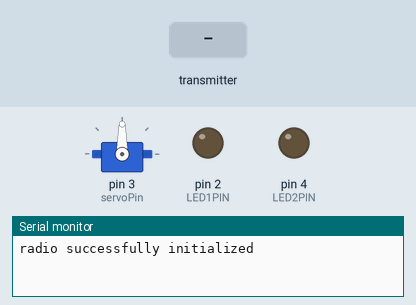
Recording of a sketch running on a simulated Arduino Uno, built with avr-gcc and run on an emulated ATmega328P. Parts: servo, output pins drawn as LEDs (lit = HIGH), the last lines printed to the serial monitor. The test bench sets the inputs (shaded band). No radio packets arrive unless stated.

Above: at 1.2 s.
1.3 s: the transmitter starts sending data.0 = 0
At 1.9 s:
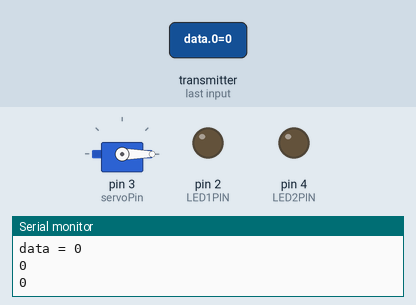
2.8 s: the transmitter starts sending data.2 = 256
At 3.1 s:
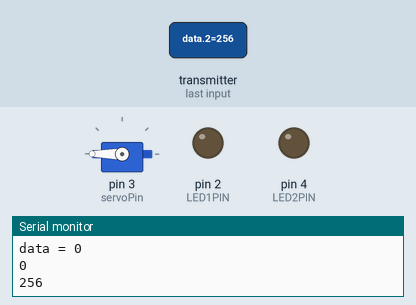
4.3 s: the transmitter starts sending data.2 = 1023
At 5.4 s:
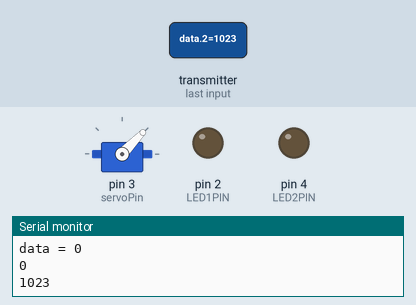
5.8 s: the transmitter starts sending data.2 = 0
At 6.5 s:
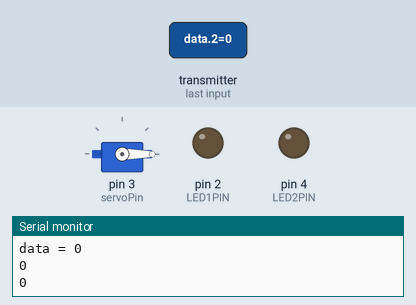
Timing chart, 0 to 8.3 s (numbered marks = the images above; inputs shaded):
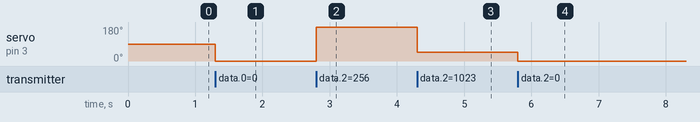

The sketch:

receiver_2Switches2leds1Pot1motor.ino
```cpp
// Pin usage
  //
  #include <Servo.h>

  // The LEDs are on pins 2 and 4:
  const int LED1PIN = 2;
  const int LED2PIN = 4;
  int servoPin = 3;
  Servo Servo1;

 // int data[3];
  // nRF24L01 uses SPI which is fixed on pins 11, 12, and 13.
  // It also requires two other signals
  // (CE = Chip Enable, CSN = Chip Select Not)
  // Which can be any pins:
  const int CEPIN = 9;
  const int CSNPIN = 10;
  // In summary,
  // nRF 24L01 pin    Arduino pin   name
  //          1                     GND
  //          2                     3.3V
  //          3             9       CE
  //          4             10      CSN
  //          5             13      SCLK
  //          6             11      MOSI/COPI
  //          7             12      MISO/CIPO
  #include <SPI.h>
  #include <nRF24L01.h>
  #include <RF24.h>
  RF24 radio(CEPIN, CSNPIN);                // CE, CSN
  // Byte of array representing the address.
  // This is the address where we will send the data.
  // This should be same on the receiving side.
  const byte address[6] = "00500";
  void setup() {
    Servo1.attach(servoPin);
  Serial.begin(9600);
  pinMode(LED1PIN, OUTPUT);
  pinMode(LED2PIN, OUTPUT);
  // RF24 setup
  if (!radio.begin()) {
    Serial.println("radio  initialization failed");
    while (1)
      ;
  } else {
    Serial.println("radio successfully initialized");
  }
  radio.openReadingPipe(0,address);  //destination addres
  radio.setPALevel(RF24_PA_MIN);   // min or max
  radio.startListening();           //This sets the module as transmitter
  }
  void loop() {
  uint8_t pipeNum;
  if (radio.available(&pipeNum))  //Looking for the data.
  {
    int data[3];
    //Serial.print("data available on pipe ");
    //Serial.println(pipeNum);
    radio.read(&data, sizeof(data));  //Reading the data
    Serial.print("data = ");
    Servo1.write(data[2]);


for (int i=0; i<3; i++){
      Serial.println( data[i]);
}
 if (data[0] == 1){
  digitalWrite(LED1PIN, HIGH);
 }else {
  digitalWrite(LED1PIN, LOW);
 }

 if (data[1] == 1){
  digitalWrite(LED2PIN, HIGH);
 }else {
  digitalWrite(LED2PIN, LOW);
 }
  }


  }


//    switch (data) {
//      case 0:
//        digitalWrite(LED1PIN, LOW);
//        digitalWrite(LED2PIN, LOW);
//        break;
//      case 1:
//        digitalWrite(LED1PIN, HIGH);
//        break;
//      case 2:
//        digitalWrite(LED2PIN, HIGH);
//        break;
//      case 3:
//        digitalWrite(LED1PIN, HIGH);
//        digitalWrite(LED2PIN, HIGH);
//        break;
//
//    }
//    delay(5);
//  }
//  else{
//    digitalWrite(LED1PIN, LOW);
//    digitalWrite(LED2PIN, LOW);
//  }
```

Measured:
- after the input at 1.3 s, servo on pin 3 (servoPin): 90° → 0° at once
- after the input at 2.8 s, servo on pin 3 (servoPin): 0° → 180° at once
- after the input at 4.3 s, servo on pin 3 (servoPin): 180° → 46° at once
- after the input at 5.8 s, servo on pin 3 (servoPin): 46° → 0° at once
